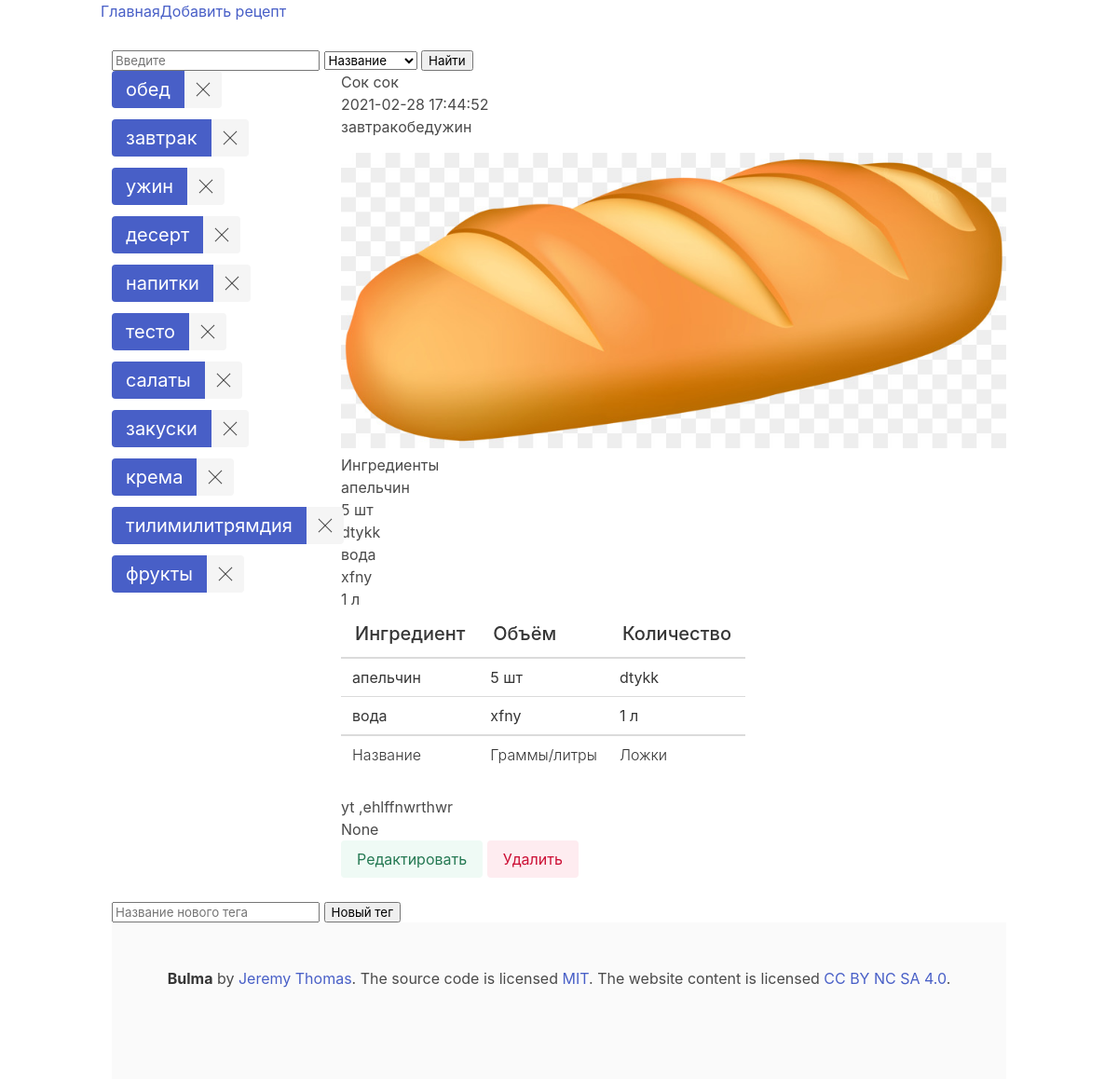
Before: /sok with the older database file.
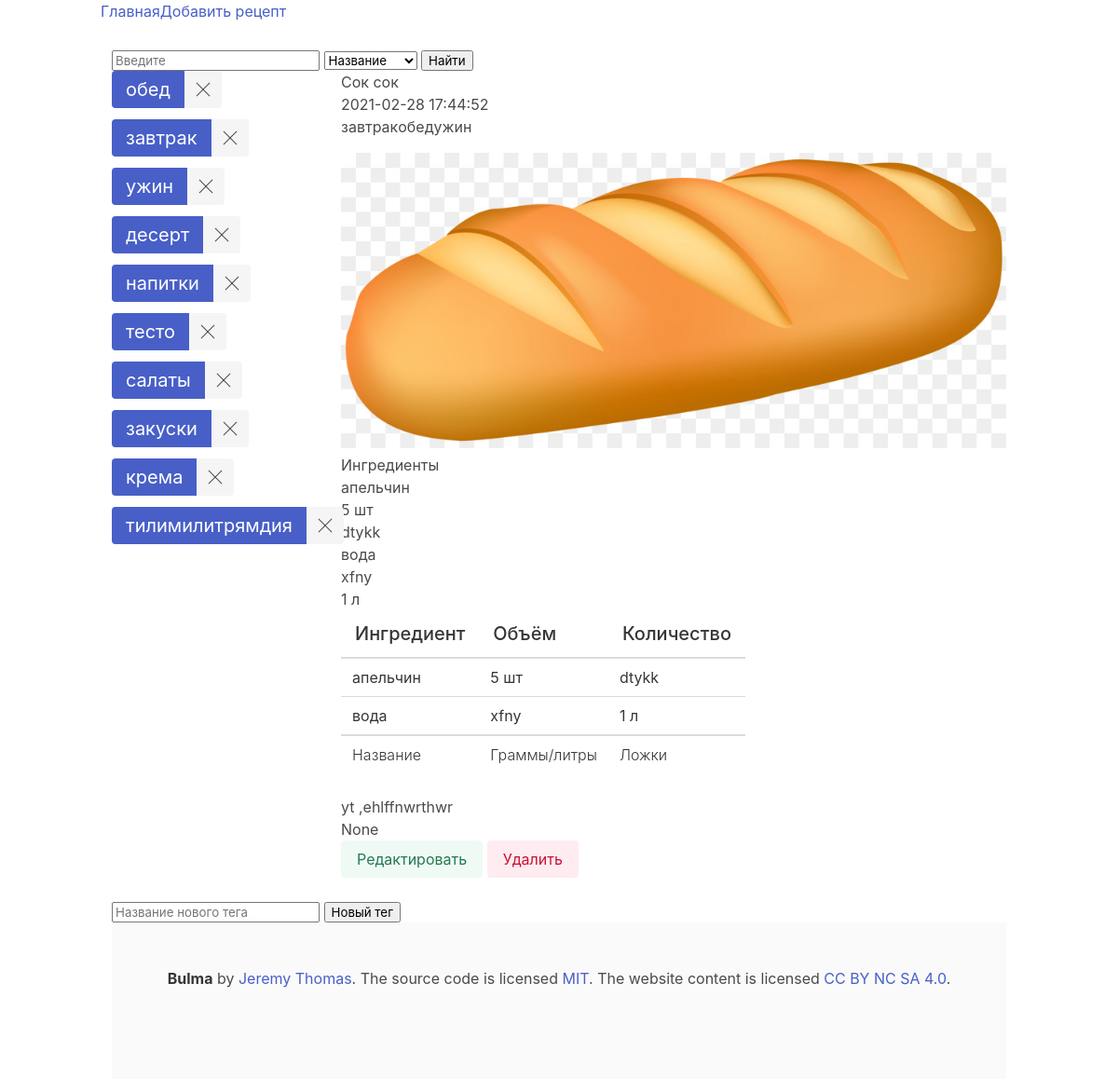
After: the same page with the newer database file.
### tables this page shows
CREATE TABLE tags (
    id INTEGER PRIMARY KEY AUTOINCREMENT,
    title varchar(32) not null
);

CREATE TABLE recipes (id INTEGER PRIMARY KEY AUTOINCREMENT, created TIMESTAMP NOT NULL DEFAULT CURRENT_TIMESTAMP, title varchar (32) NOT NULL, url varchar (64) NOT NULL, tags varchar (64) NOT NULL, recipe text NOT NULL, image VARCHAR (255), source VARCHAR (512));

CREATE TABLE ingredients (id INTEGER PRIMARY KEY AUTOINCREMENT NOT NULL, recipe_id INTEGER NOT NULL, ingredient VARCHAR (64) NOT NULL, quantity VARCHAR (64), quantity_spoon VARCHAR (64));

### main.py (the view)
@app.route('/<recipe_url>')
def recipe(recipe_url):
    recipe_content = databaseGet.get_one_post_with_url(str(recipe_url))
    tags = databaseGet.get_all_tags()
    ttr = databaseGet.get_tags_to_recipe(recipe_url)
    ingredients = databaseGet.get_ingredients_to_recipe_by_recipe_id(recipe_content['id'])
    return render_template('recipe.html', tags=tags, tags_to_recipe=ttr, recipe=recipe_content, ingredients=ingredients)

### src/SqlClassConnection.py (called while the page is built)
    def get_one_post_with_url(self, url):
        post = self.cursor.execute('SELECT * FROM recipes WHERE url = ?', (url,)).fetchone()
        return post

    def get_all_tags(self):
        tags = self.cursor.execute("SELECT * FROM tags").fetchall()
        return tags

    def get_tags_to_recipe(self, url):
        tags_list = []
        tags = self.cursor.execute("""SELECT * FROM tags_recipes
                                    INNER JOIN recipes ON recipes.id = tags_recipes.recipe
                                    WHERE recipes.url=?""", (url,)).fetchall()
        for i in tags:
            tag = self.cursor.execute("""SELECT * FROM tags
                                                INNER JOIN tags_recipes ON tags_recipes.tag = tags.id
                                                WHERE tags.id=?""", (i['tag'],)).fetchone()
            tags_list.append(tag['title'])
        return tags_list

    def get_ingredients_to_recipe_by_recipe_id(self, recipe_id):
        ingredients = self.cursor.execute("SELECT * FROM ingredients WHERE recipe_id=?", (recipe_id,)).fetchall()
        return ingredients

### templates/recipe.html
{% extends 'base.html' %}
{% block content %}
    <h2>{% block title %} {{ recipe['title'] }} {% endblock %}</h2>
    <span class="badge badge-primary">{{ recipe['created'] }}</span>
    <div class="tags">
        {% for tag in tags_to_recipe %}
            <p>{{ tag }}</p>
        {% endfor %}
    </div>
    <div>
        <img src="{{ recipe['image'] }}" alt="img">
    </div>
    <div id="inputing">
        <h4>Ингредиенты</h4>
        {% for key in ingredients %}
            <div>
                <p>{{ key['ingredient'] }}</p>
                <p>{{ key['quantity'] }}</p>
                <p>{{ key['quantity_spoon'] }}</p>
            </div>
        {% endfor %}
    </div>
    <table class="table">
        <thead>
          <tr>
            <th class="is-size-5 has-text-weight-medium">Ингредиент</th>
            <th class="is-size-5 has-text-weight-medium">Объём</th>
            <th class="is-size-5 has-text-weight-medium">Количество</th>
          </tr>
        </thead>
        <tfoot>
            <tr>
              <th class="has-text-weight-light is-size-6">Название</th>
              <th class="has-text-weight-light is-size-6">Граммы/литры</th>
              <th class="has-text-weight-light is-size-6">Ложки</th>
            </tr>
          </tfoot>
        <tbody>
            {% for key in ingredients %}
            <tr>
                <td>{{ key['ingredient'] }}</td>
                <td>{{ key['quantity'] }}</td>
                <td>{{ key['quantity_spoon'] }}</td>
            </tr>
            {% endfor %}
        </tbody>
    </table>
    <div class="recipe">
        {{ recipe['recipe'] }}
    </div>
    <p>{{ recipe['source'] }}</p>
    <div class="is-right">
        <a href="{{ recipe['url'] }}/edit" class="button is-success is-light"  onclick="return confirm('Вы уверены что хотите удалить этот рецепт?')">Редактировать</a>
        <a href="{{ recipe['url'] }}/delete" class="button is-danger is-light">Удалить</a>
    </div>
{% endblock %}

### templates/base.html (shortened to what this page needs)
<!doctype html>
<html lang="ru">
    <head>
        <link rel="stylesheet" href="../static/css/bulma.css">
    </head>
    <body>
        <div class="container">
            <nav class="navbar">
                <a class="navbar-brand" href="{{ url_for('index')}}">Главная</a>
                <div class="collapse navbar-collapse" id="navbarNav">
                    <ul class="navbar-nav">
                        <li class="nav-item">
                            <a class="nav-link" href="{{url_for('create')}}">Добавить рецепт</a>
                        </li>
                    </ul>
                </div>
            </nav>
            <div class="search">
                <label>
                    <input class="search_input" type="text" name="search_content" placeholder="Введите">
                    <select id="type_input">
                        <option value="title">Название</option>
                    </select>
                    <input type="button" value="Найти" onclick="search_generate_url()">
                </label>
            </div>
            <div class="columns">
                <div class="column is-one-quarterd tags">
                    <div class="field is-grouped is-grouped-multiline">
                        {% for tag in tags %}
                            <div class="control">
                                <div class="tags has-addons are-large">
                                    <a class="tag is-link" href="search?tag={{ tag['id'] }}">{{ tag['title'] }}</a>
                                    <a class="tag is-delete" href="{{ tag['id'] }}/delete-tag" onclick="return confirm('Вы уверены что хотите удалить этот тег?')"></a>
                                </div>
                            </div>
                        {% endfor %}
                    </div>
                </div>
                <div class="column is-three-quarters">
                        {% block content %}
                        {% endblock %}
                </div>
            </div>
            <form action="/create_tag" method="post">
                <label>
                    <input type="text" name="new_tag" placeholder="Название нового тега">
                </label>
                <input type="submit" value="Новый тег">
            </form>
        <footer class="footer">
            <div class="content has-text-centered">
            <p>
                <strong>Bulma</strong> by <a href="https://jgthms.com">Jeremy Thomas</a>. The source code is licensed
                <a href="http://opensource.org/licenses/mit-license.php">MIT</a>. The website content
                is licensed <a href="http://creativecommons.org/licenses/by-nc-sa/4.0/">CC BY NC SA 4.0</a>.
            </p>
            </div>
        </footer>
    </body>
</html>

Changed rows visible on the page:
removed tags: title "фрукты"
